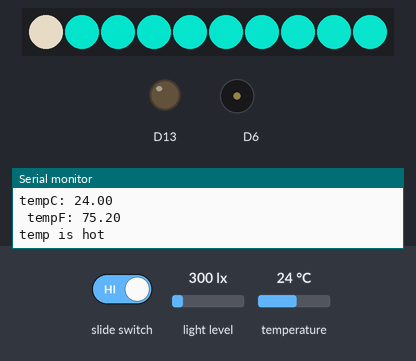
Simulated run of this sketch. Board: Adafruit Circuit Playground Express. On the bench: 10 RGB LEDs in strip order, left to right, output pins drawn as LEDs (lit = HIGH), buzzer (waves = sounding), the last lines printed to the serial monitor. The inputs (shaded band) are chosen by the test bench; at power-on: temperature 24 °C, light level 300 lx. Dim RGB values are drawn brighter than linear; random numbers use the default seed unless the sketch sets one.

Above: at 2.42 s.
2.7 s: temperature set to 19 °C
At 2.7 s:
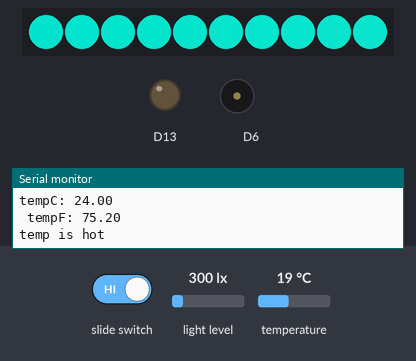
10.3 s: slide switch set LOW
At 10.46 s:
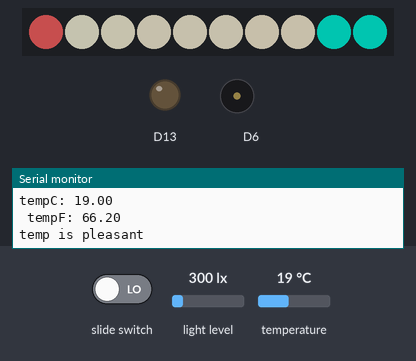
14.7 s: slide switch set HIGH
At 20.6 s:
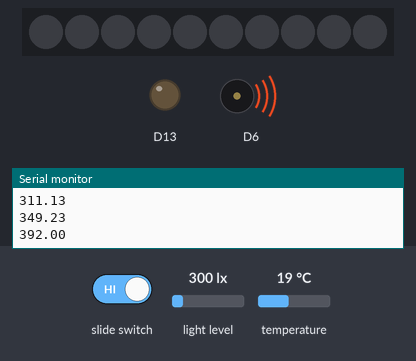
Timing chart, 0 to 25.1 s (numbered marks = the images above; inputs shaded):
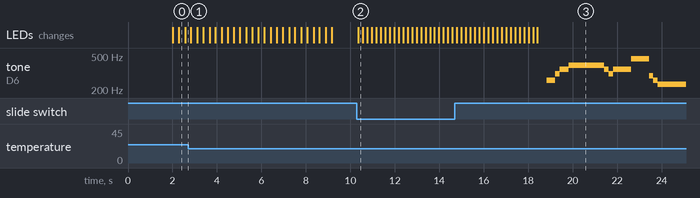

The sketch:

puzzle_08.ino
```cpp
// Update code from puzzle 7; add new plant living condition

#include <Adafruit_CircuitPlayground.h>
#include <AsyncDelay.h>

AsyncDelay delay_1s;
AsyncDelay delay_10s;
AsyncDelay delay_5s;

float tempC, tempF, soundPressure, lightLevel;
float midi[127];
int A_four = 440;
int value;
int brightValue = 0;

byte switchPin = 7;
volatile bool switchState = 0;
volatile bool switchFlag = 0;

int randomRed = random(0,256);
int randomGreen = random(0,256);
int randomBlue = random(0,256);

void generateMIDI()
{
  for (int x = 0; x < 127; ++x)
  {
    midi[x] = (A_four / 32.0) * pow(2.0, ((x - 9.0) / 12.0));
    Serial.println(midi[x]);
  }
}

void onOff() {
  switchFlag = 1;
}

int sadSong[30][2] = {
    {127, 200},
    {60, 400},
    {63, 200},
    {65, 400},
    {67, 200},
    {67, 1400},
    {65, 200},
    {63, 200},
    {65, 800},
    {70, 800},
    {62, 200},
    {60, 200},
    {58, 1400},
    {127, 200},
    {60, 400},
    {63, 200},
    {65, 200},
    {67, 200},
    {70, 200},
    {67, 1400},
    {70, 400},
    {72, 800},
    {70, 200},
    {67, 200},
    {65, 1400},
    {63, 200},
    {65, 200},
    {67, 800},
    {70, 800},
    {60, 1600},
  };

int happySong[16][2] = {
    {74, 200},
    {69, 200},
    {74, 200},
    {76, 200},
    {73, 200},
    {69, 200},
    {73, 200},
    {74, 200},
    {71, 200},
    {69, 200},
    {69, 200},
    {67, 200},
    {67, 200},
    {66,200},
    {64, 200},
    {62,200},
  };

int tooMuchLight[4][2] = {
  {74, 200},
  {74, 200},
  {74, 200},
  {74, 200},
};

int needLight[4][2] = {
  {60, 400},
  {60, 400},
  {60, 400},
  {60, 400},
};

void chilly() {
  for (int i = 0; i < 10; i++) {
    int pixelNumber = random(0,10);
    CircuitPlayground.setPixelColor(pixelNumber, randomRed, randomGreen, randomBlue);
    CircuitPlayground.setPixelColor(pixelNumber+2, randomRed, randomGreen, randomBlue);
    CircuitPlayground.setPixelColor(pixelNumber+4, randomRed, randomGreen, randomBlue);
    delay(1);
    CircuitPlayground.setPixelColor(pixelNumber, 0, 0, 0);
    CircuitPlayground.setPixelColor(pixelNumber+2, 0, 0, 0);
    CircuitPlayground.setPixelColor(pixelNumber+4, 0, 0, 0);
    }
}

void hot() {
  for (int i = -2; i <= 10; i++) {
    for (int fadeIn = 0; fadeIn < 256; fadeIn++) {
    CircuitPlayground.setPixelColor(i, fadeIn, randomGreen, randomBlue);

    CircuitPlayground.setPixelColor(i++, fadeIn, randomGreen, randomBlue);

    CircuitPlayground.setPixelColor(i+2, fadeIn, randomGreen, randomBlue);
    }

    for (int fadeOut = 255; fadeOut >= 0; fadeOut--) {
    CircuitPlayground.setPixelColor(i, fadeOut, randomGreen, randomBlue);

    CircuitPlayground.setPixelColor(i--, fadeOut, randomGreen, randomBlue);

    CircuitPlayground.setPixelColor(i-2, fadeOut, randomGreen, randomBlue);
    }
  }
}

int pastelColor[8][3] = {
  {255,102,102},
  {255,178,102},
  {255,255,102},
  {102,255,178},
  {102,178,255},
  {102,102,255},
  {178,102,255},
  {255,102,178},
};

void pleasant() {
for (int pixelNumber = 0; pixelNumber < 10; pixelNumber++) {
  for (int i = 0; i < sizeof(pastelColor)/sizeof(pastelColor[0]); i++) {
   CircuitPlayground.setPixelColor(pixelNumber, pastelColor[i][0], pastelColor[i][1], pastelColor[i][2]);
   delay(100);
   CircuitPlayground.setPixelColor(pixelNumber, 0, 0, 0);
  }
}
delay(100);
}


void setup() {
  Serial.begin(9600);
  generateMIDI();
  CircuitPlayground.begin();
  pinMode(switchPin, INPUT_PULLUP);
  attachInterrupt(digitalPinToInterrupt(switchPin), onOff, CHANGE);
  delay_1s.start(1000, AsyncDelay::MILLIS);
  delay_10s.start(10000, AsyncDelay::MILLIS);
  delay_5s.start(5000, AsyncDelay::MILLIS);
}

void loop() {
  // put your main code here, to run repeatedly:
 if (delay_1s.isExpired()) {
// light for temperature
 tempC = CircuitPlayground.temperature();
 tempF = CircuitPlayground.temperatureF();

  Serial.print("tempC: ");
  Serial.println(tempC);
  Serial.print(" tempF: ");
  Serial.println(tempF);
  delay(1000);

brightValue = map(tempF, 55, 80, 0, 225);

if (brightValue < 0) {
  brightValue = 0;
} else if (brightValue > 255) {
  brightValue = 255;
}

CircuitPlayground.setBrightness(brightValue);

if (tempF < 63) {
  delay(1);
  Serial.println("temp is chilly");
  chilly();
} else if (63 <= tempF && tempF <= 74) {
  delay(1);
  Serial.println("temp is pleasant");
  pleasant();
} else {
  delay(1);
  Serial.println("temp is hot");
  hot();
}
delay_1s.repeat();
}
delay(100);

if (switchFlag) {
  Serial.println("switch on");
  delay(5);
  switchState = digitalRead(switchPin);
  switchFlag = 0;
 }

if (switchState) {
if (delay_5s.isExpired()) {
  lightLevel = CircuitPlayground.lightSensor();

if (lightLevel < 100) {
  Serial.println("more light");
for (int i = 0; i < sizeof(needLight) / sizeof(needLight[0]); i++) {
  CircuitPlayground.playTone(midi[needLight[i][0]], needLight[i][1]);
  }
} else if (lightLevel > 800) {
  Serial.println("need shade");
for (int j = 0; j < sizeof(tooMuchLight) / sizeof(tooMuchLight[0]); j++) {
  CircuitPlayground.playTone(midi[tooMuchLight[j][0]], tooMuchLight[j][1]);
  }
} else {
  Serial.println("good light");
  checkMoisture();
}
}
delay_5s.repeat();
}
delay(100);
}

void checkMoisture() {
if (delay_10s.isExpired()) {
// sound for moisture
value = CircuitPlayground.readCap(6);

Serial.print("Capacitance: "); //higher value when moisture

Serial.println(value);

if (value < 810) { // not moist
  Serial.println("need water");
  for(int i = 0; i < sizeof(sadSong) / sizeof(sadSong[0]); i++)
    {
    CircuitPlayground.playTone(midi[sadSong[i][0]], sadSong[i][1]);
    Serial.println(midi[sadSong[i][0]]);
    delay(1);
    }

} else if (value > 1020) { // too moist
  Serial.println("too much water");
  for(int i = 0; i < sizeof(sadSong) / sizeof(sadSong[0]); i++)
    {
    CircuitPlayground.playTone(midi[sadSong[i][0]], sadSong[i][1]);
    Serial.println(midi[sadSong[i][0]]);
    delay(1);
    }

} else {
  Serial.println("good moisture");
  for(int i = 0; i < sizeof(happySong) / sizeof(happySong[0]); i++)
    {
    CircuitPlayground.playTone(midi[happySong[i][0]], happySong[i][1]);
    Serial.println(midi[happySong[i][0]]);
    delay(1);
    }
}
delay_10s.repeat();
}
delay(100);
}
```

Measured:
- after the input at 14.7 s, tone on D6: plays 261 Hz for 0.40 s, 311 Hz for 0.20 s, 349 Hz for 0.40 s, 391 Hz for 1.6 s, 349 Hz for 0.20 s, 311 Hz for 0.20 s … (11 notes in this stretch), starting after 4.1 s
